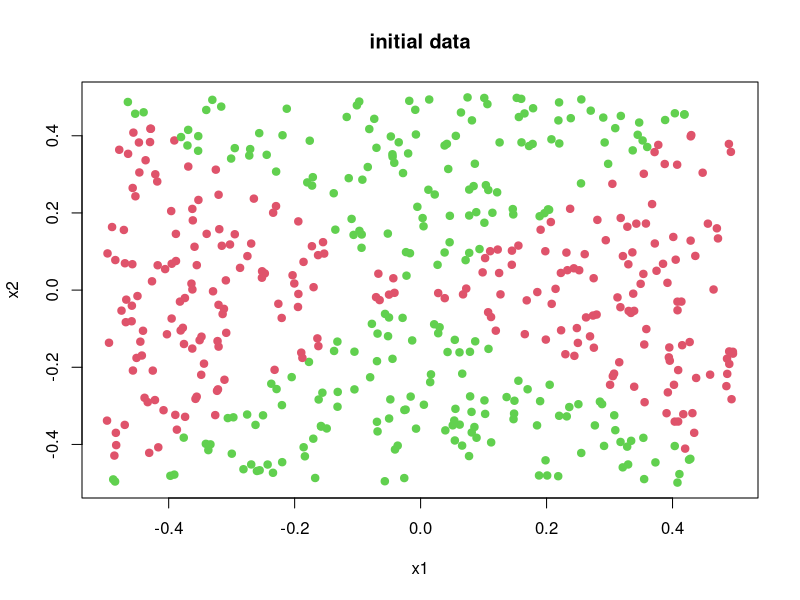
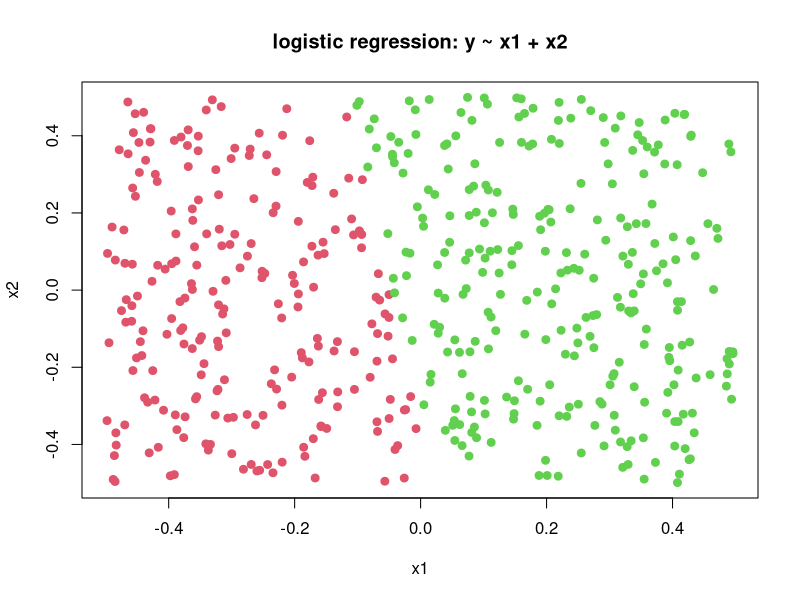
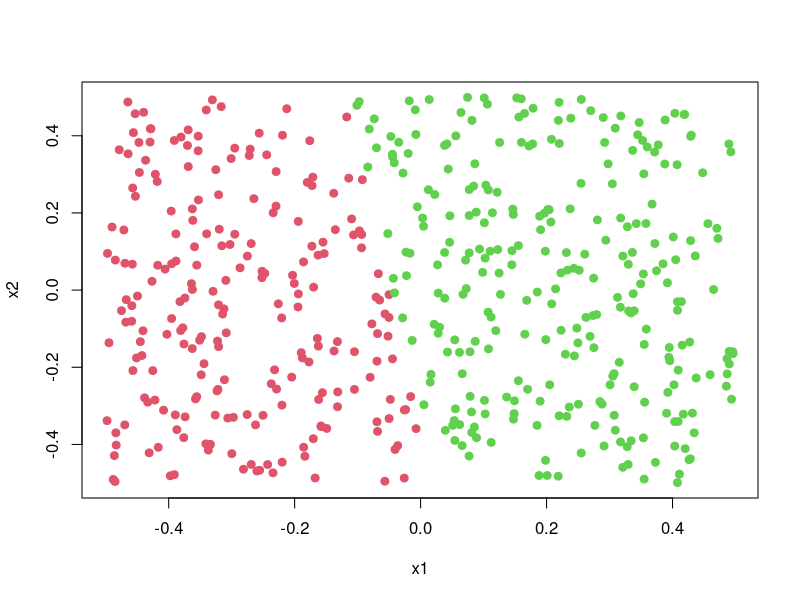
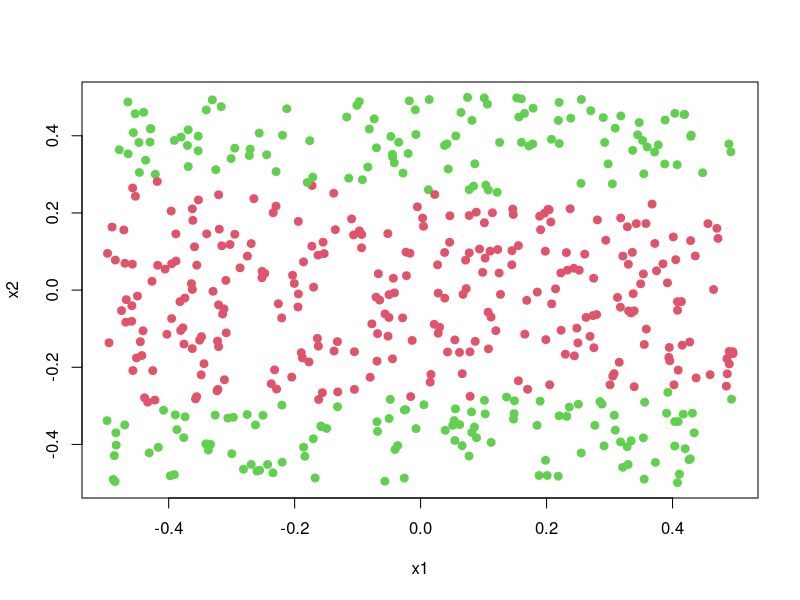
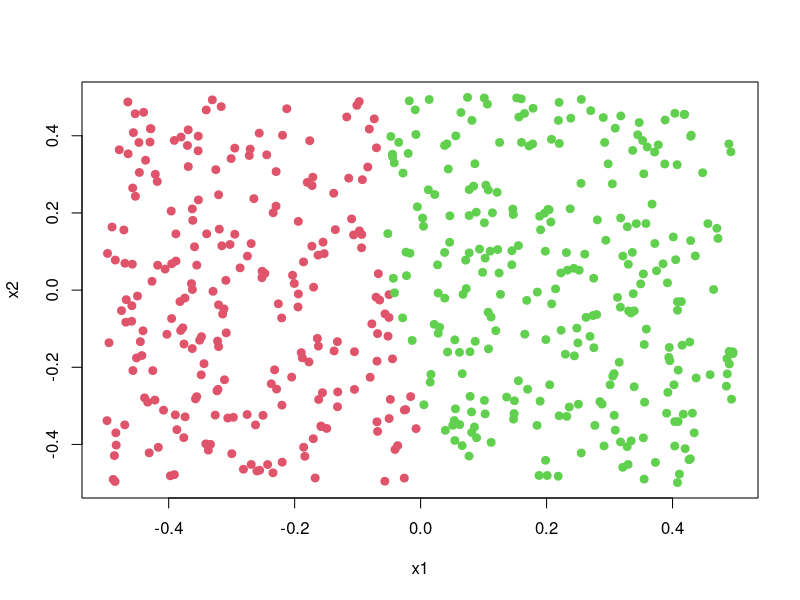
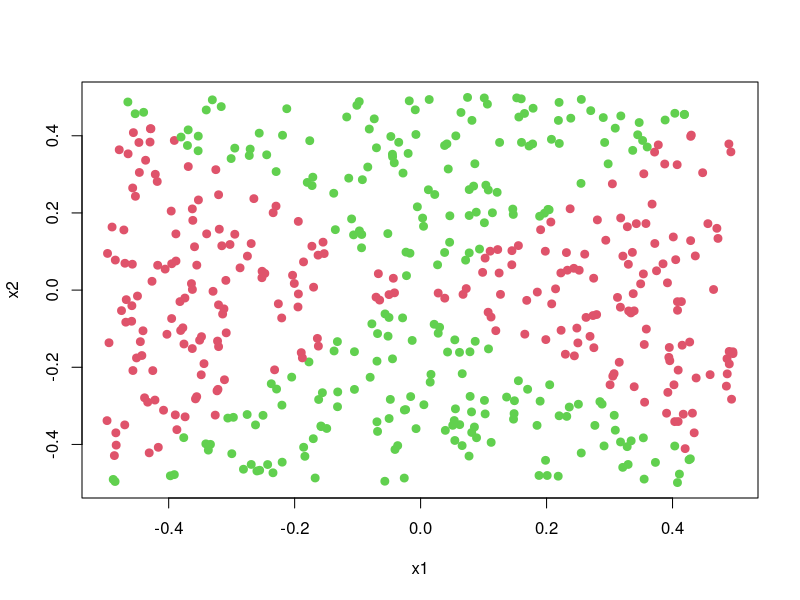
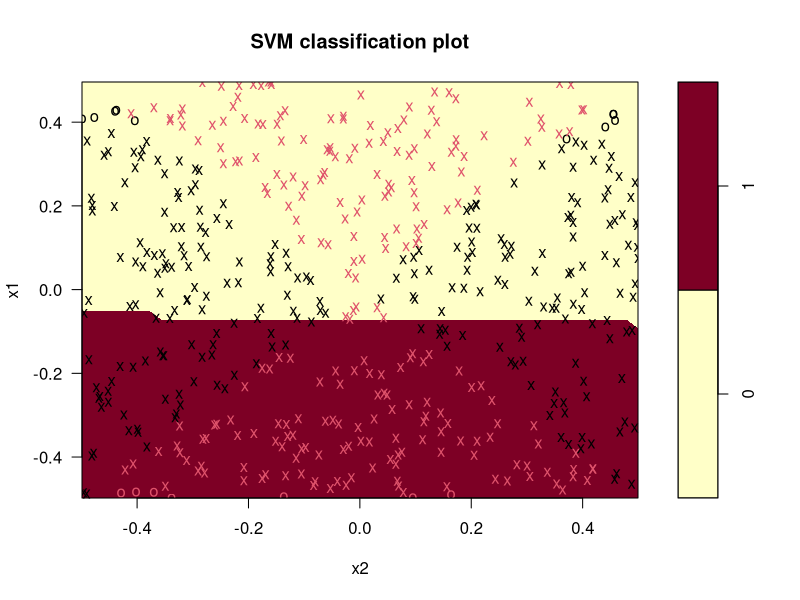
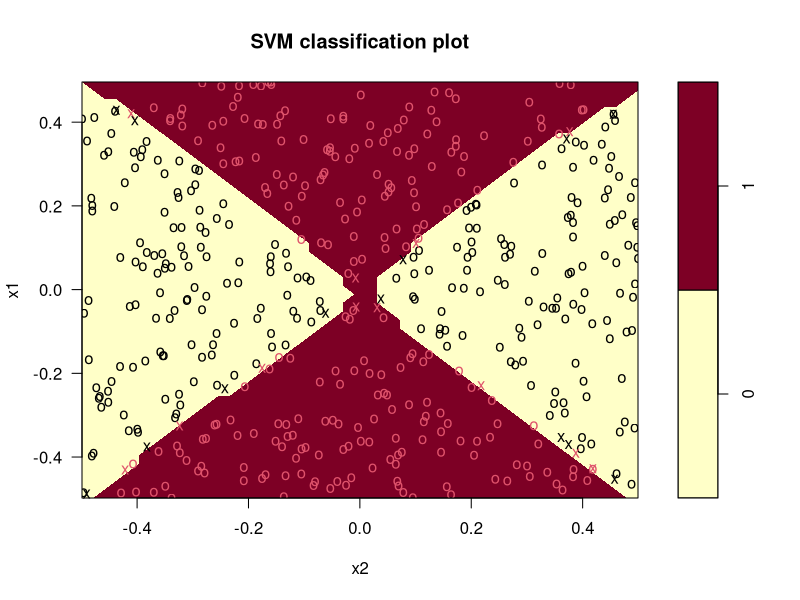

Write the R code that produced these figures, in order.
## ---- chunk 1
library(e1071)
## ---- chunk 2
x1 <- runif(500) - 0.5
x2 <- runif(500) - 0.5
y <- 1 * (x1^2 - x2^2 > 0)
DF <- data.frame(x1 = x1, x2 = x2, y = as.factor(y))
## ---- chunk 3
plot( x1, x2, col=(3-y), pch=19, cex=1, xlab='x1', ylab='x2', main='initial data' )
## ---- chunk 4
glm.fits <- glm(y ~ x1 + x2, data=DF, family = binomial)
summary(glm.fits)
## ---- chunk 5
glm.probs <- predict(glm.fits, newdata=data.frame(x1=x1,x2=x2), type = "response")
glm.labels <- as.numeric(glm.probs>=0.5)

plot(x1, x2, col=(3-glm.labels), pch=19, cex=1.05, xlab='x1', ylab='x2', main='logistic regression: y ~ x1 + x2' )
## ---- chunk 6
glm.fits1 <- glm(y ~ x1 + x1^2 + x2, data=DF, family = binomial)

glm.fits2 <- glm(y ~ x1 + x2 + log(x2 + 1), data=DF, family = binomial)

glm.fits3 <- glm(y ~ x1 + x2 + x1*x2, data=DF, family = binomial)

glm.fits4 <- glm(y ~ x1 + x2 + I(x1^2) + I(x2^2) + I(x1*x2), data=DF, family = binomial)
## ---- chunk 7
glm.probs1 <- predict(glm.fits1, newdata=data.frame(x1=x1,x2=x2), type = "response")
glm.labels1 <- as.numeric(glm.probs1>=0.5)
plot(x1, x2, col=(3-glm.labels1), pch=19, cex=1.05, xlab='x1', ylab='x2')

glm.probs2 <- predict(glm.fits2, newdata=data.frame(x1=x1,x2=x2), type = "response")
glm.labels2 <- as.numeric(glm.probs2>=0.5)
plot(x1, x2, col=(3-glm.labels2), pch=19, cex=1.05, xlab='x1', ylab='x2')

glm.probs3 <- predict(glm.fits3, newdata=data.frame(x1=x1,x2=x2), type = "response")
glm.labels3 <- as.numeric(glm.probs3>=0.5)
plot(x1, x2, col=(3-glm.labels3), pch=19, cex=1.05, xlab='x1', ylab='x2')

glm.probs4 <- predict(glm.fits4, newdata=data.frame(x1=x1,x2=x2), type = "response")
glm.labels4 <- as.numeric(glm.probs4>=0.5)
plot(x1, x2, col=(3-glm.labels4), pch=19, cex=1.05, xlab='x1', ylab='x2')

## ---- chunk 8
dat <- data.frame(x1=x1, x2=x2, y=as.factor(y))
tune.out <- tune(svm, y ~ ., data = dat, 
    kernel = "linear", 
    ranges = list(
      cost = c(0.01, 0.1, 1, 10, 100, 1000),
      gamma = c(0.5, 1, 2, 3, 4)
    )
  )
print(tune.out$best.model)
pred = predict(tune.out$best.model, newdata =
                 data.frame(x1=x1,x2=x2))
label = as.numeric(as.character(pred))
plot(tune.out$best.model, dat)

## ---- chunk 9
tune.out <- tune(svm, y ~ ., data = dat, 
    kernel = "radial", 
    ranges = list(
      cost = c(0.01, 0.1, 1, 10, 100, 1000),
      gamma = c(0.5, 1, 2, 3, 4)
    )
  )
print(tune.out$best.model)
pred = predict(tune.out$best.model, newdata =
                 data.frame(x1=x1,x2=x2))
label = as.numeric(as.character(pred))
plot(tune.out$best.model, dat)


